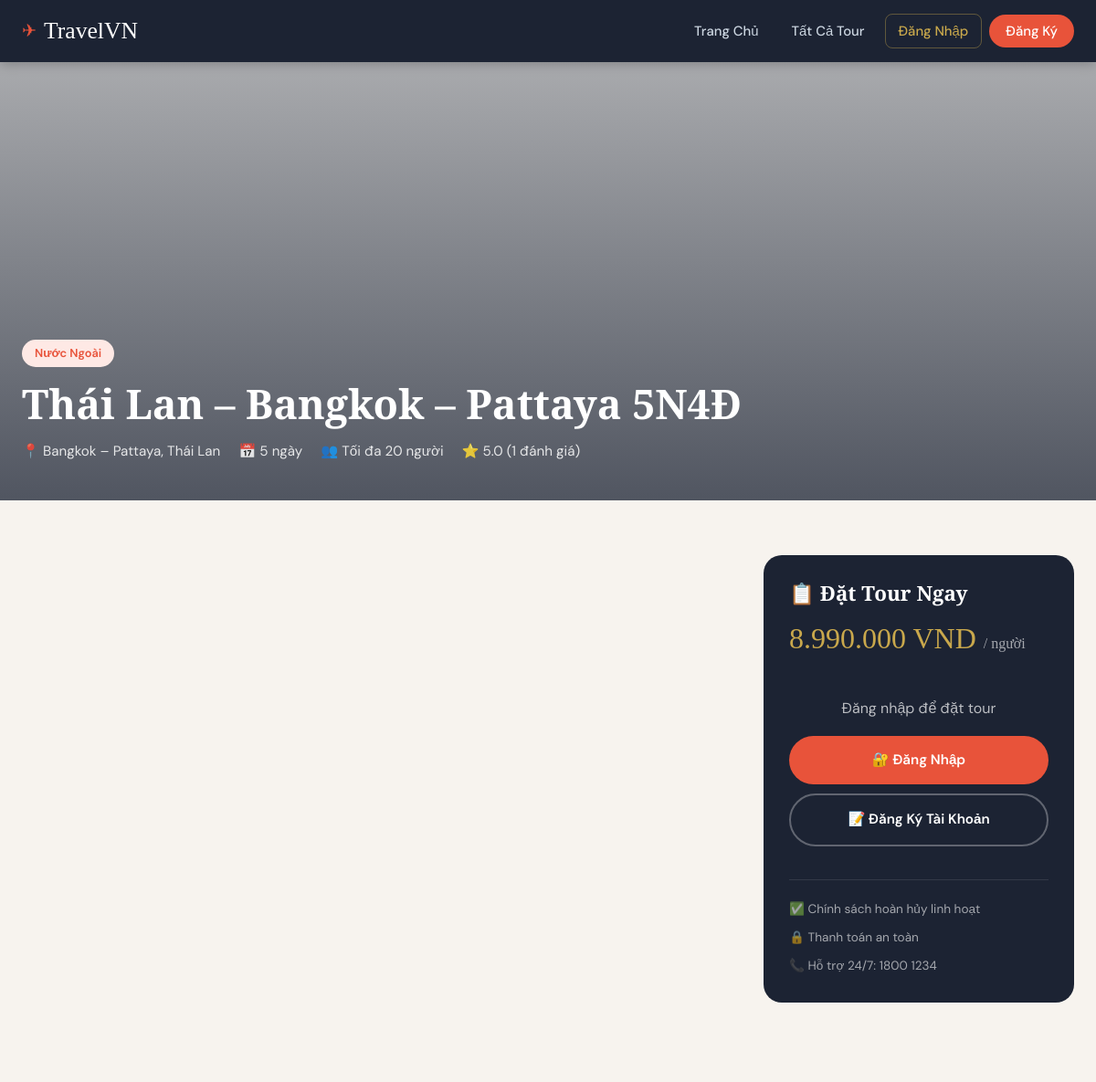
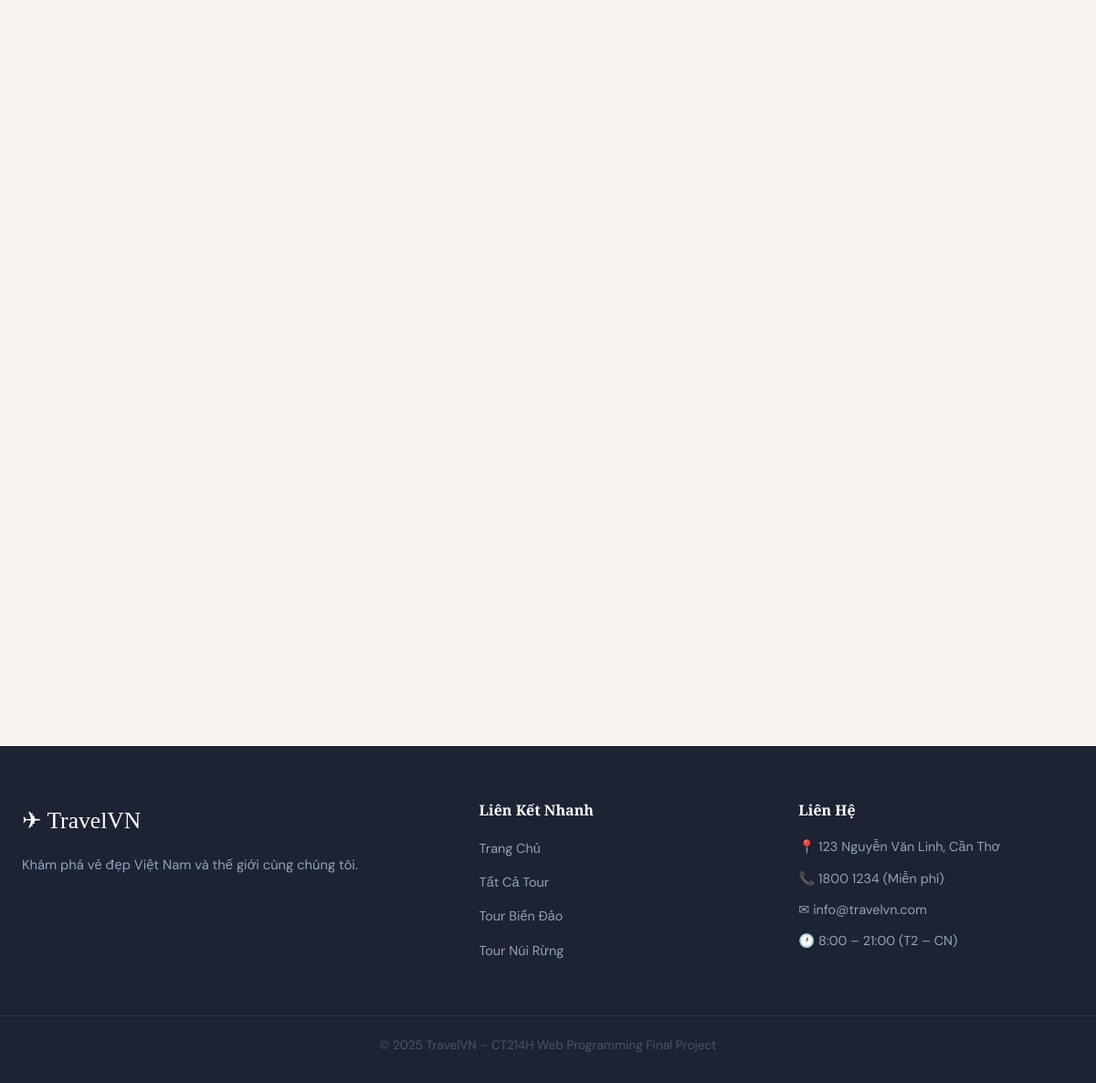
Page /tour-detail.php?id=6 on the committed database (2 pictures, top to bottom).
### tables this page shows
CREATE TABLE tours (
    id INT AUTO_INCREMENT PRIMARY KEY,
    category_id INT NOT NULL,
    name VARCHAR(200) NOT NULL,
    slug VARCHAR(200) NOT NULL UNIQUE,
    description TEXT,
    highlights TEXT,
    itinerary TEXT,
    destination VARCHAR(150) NOT NULL,
    duration_days INT NOT NULL DEFAULT 1,
    price DECIMAL(12,0) NOT NULL,
    max_capacity INT NOT NULL DEFAULT 20,
    current_bookings INT DEFAULT 0,
    image VARCHAR(255) DEFAULT NULL,
    departure_date DATE,
    status ENUM('active', 'inactive', 'full') DEFAULT 'active',
    created_at TIMESTAMP DEFAULT CURRENT_TIMESTAMP,
    FOREIGN KEY (category_id) REFERENCES categories(id) ON DELETE CASCADE
);

CREATE TABLE categories (
    id INT AUTO_INCREMENT PRIMARY KEY,
    name VARCHAR(100) NOT NULL,
    icon VARCHAR(10) DEFAULT '🌍',
    description TEXT,
    created_at TIMESTAMP DEFAULT CURRENT_TIMESTAMP
);

### includes/db-connect.php (called while the page is built, shortened)
<?php
function isLoggedIn() {
    return isset($_SESSION['user_id']);
}
function formatPrice($price) {
    return number_format($price, 0, ',', '.') . ' VND';
}
?>

### tour-detail.php (the view, shortened to what this page needs)
<?php
require_once 'includes/db-connect.php';
$id = intval($_GET['id'] ?? 0);
$stmt = $conn->prepare("
    SELECT t.*, c.name AS cat_name
    FROM tours t JOIN categories c ON c.id = t.category_id
    WHERE t.id = ?
");
$stmt->bind_param('i', $id);
$stmt->execute();
$tour = $stmt->get_result()->fetch_assoc();
$avgRating = $conn->query("SELECT AVG(rating) FROM reviews WHERE tour_id=$id")->fetch_row()[0] ?? 0;
$reviewCount = $conn->query("SELECT COUNT(*) FROM reviews WHERE tour_id=$id")->fetch_row()[0] ?? 0;
$img  = $tour['image'] ? BASE_URL . '/uploads/'.$tour['image'] : 'https://picsum.photos/seed/'.$id.'detail/1200/500';
$left = $tour['max_capacity'] - $tour['current_bookings'];
require_once 'includes/header.php';
?>
<div class="tour-hero">
    <img src="<?= $img ?>" alt="<?= htmlspecialchars($tour['name']) ?>">
    <div class="tour-hero-overlay"></div>
    <div class="tour-hero-content">
        <span class="badge badge-coral"><?= htmlspecialchars($tour['cat_name']) ?></span>
        <h1 style="margin-top:12px;"><?= htmlspecialchars($tour['name']) ?></h1>
        <div class="tour-hero-meta">
            <span>📍 <?= htmlspecialchars($tour['destination']) ?></span>
            <span>📅 <?= $tour['duration_days'] ?> ngày</span>
            <span>👥 Tối đa <?= $tour['max_capacity'] ?> người</span>
            <?php if($reviewCount>0): ?>
                <span>⭐ <?= number_format($avgRating,1) ?> (<?= $reviewCount ?> đánh giá)</span>
            <?php endif; ?>
        </div>
    </div>
</div>
<div class="container">
    <div class="detail-layout">
        <div class="detail-main">
        </div>
        <div class="detail-sidebar">
            <div class="booking-card">
                <h3>📋 Đặt Tour Ngay</h3>
                <div class="price-display">
                    <?= formatPrice($tour['price']) ?>
                    <small>/ người</small>
                </div>
                <?php if ($left <= 0): ?>
                    <div class="alert" style="background:rgba(220,53,69,.15);color:#F88;border:1px solid rgba(220,53,69,.3);">
                        ❌ Tour này đã hết chỗ
                    </div>
                <?php elseif (!isLoggedIn()): ?>
                    <div style="text-align:center;padding:16px 0;">
                        <p style="color:rgba(255,255,255,.7);margin-bottom:16px;">Đăng nhập để đặt tour</p>
                        <a href="login.php?redirect=<?= urlencode($_SERVER['REQUEST_URI']) ?>" class="btn btn-primary" style="width:100%;justify-content:center;">🔐 Đăng Nhập</a>
                        <a href="register.php" class="btn btn-outline" style="width:100%;justify-content:center;margin-top:10px;color:#fff;border-color:rgba(255,255,255,.3);">📝 Đăng Ký Tài Khoản</a>
                    </div>
                <?php endif; ?>
                <div style="margin-top:20px;padding-top:20px;border-top:1px solid rgba(255,255,255,.1);">
                    <div style="display:flex;flex-direction:column;gap:8px;">
                        <div style="font-size:.85rem;color:rgba(255,255,255,.6);">✅ Chính sách hoàn hủy linh hoạt</div>
                        <div style="font-size:.85rem;color:rgba(255,255,255,.6);">🔒 Thanh toán an toàn</div>
                        <div style="font-size:.85rem;color:rgba(255,255,255,.6);">📞 Hỗ trợ 24/7: 1800 1234</div>
                    </div>
                </div>
            </div>
        </div>
    </div>
</div>
<?php require_once 'includes/footer.php'; ?>

### css/style.css (style rules this page uses)
:root { --coral: #E8533A; --coral-dk: #C4402A; --teal: #1A5F7A; --teal-lt: #2980a8; --gold: #C9A84C; --cream: #FDF6ED; --dark: #1C2333; --mid: #4A5568; --light: #F7F3EE; --white: #FFFFFF; --shadow: 0 4px 24px rgba(28,35,51,.10); --shadow-lg:0 12px 40px rgba(28,35,51,.18); --radius: 12px; --radius-lg:20px; --font-head:'Playfair Display', Georgia, serif; --font-body:'DM Sans', Arial, sans-serif; --transition: .25s ease; }
*, *::before, *::after { margin:0; padding:0; box-sizing:border-box; }
html { scroll-behavior:smooth; }
body { background:var(--light); color:var(--dark); font-family:var(--font-body); line-height:1.7; }
a { color:inherit; text-decoration:none; }
img { max-width:100%; display:block; }
h1,h2,h3,h4 { font-family:var(--font-head); color:var(--dark); line-height:1.25; }
h1 { font-size:clamp(2rem,5vw,3.5rem); }
h3 { font-size:1.4rem; }
p { color:var(--mid); margin-bottom:.75em; }
.container { max-width:1240px; margin:0 auto; padding:0 24px; }
.btn { display:inline-flex; align-items:center; gap:8px; padding:14px 30px; border-radius:50px; font-family:var(--font-body); font-weight:600; font-size:.95rem; cursor:pointer; border:none; transition: all var(--transition); }
.btn-primary { background:var(--coral); color:#fff; }
.btn-outline { background:transparent; color:var(--teal); border:2px solid var(--teal); }
.badge { display:inline-block; padding:4px 14px; border-radius:20px; font-size:.8rem; font-weight:600; }
.badge-coral { background:#FEE9E5; color:var(--coral); }
.tour-hero { position:relative; height:480px; overflow:hidden; }
.tour-hero img { width:100%; height:100%; object-fit:cover; }
.tour-hero-overlay { position:absolute; inset:0; background:linear-gradient(to top, rgba(28,35,51,.7) 0%, rgba(28,35,51,.2) 100%); }
.tour-hero-content { position:absolute; bottom:40px; left:50%; transform:translateX(-50%); width:100%; max-width:1240px; padding:0 24px; }
.tour-hero-content h1 { color:#fff; font-size:clamp(1.8rem,4vw,2.8rem); }
.tour-hero-meta { display:flex; gap:20px; flex-wrap:wrap; margin-top:12px; }
.tour-hero-meta span { color:rgba(255,255,255,.85); font-size:.95rem; display:flex; align-items:center; gap:6px; }
.detail-layout { display:grid; grid-template-columns:1fr 340px; gap:36px; padding:60px 0; }
.booking-card { background:var(--dark); border-radius:var(--radius-lg); padding:28px; color:#fff; position:sticky; top:88px; }
.booking-card h3 { color:#fff; }
.price-display { font-family:var(--font-head); font-size:2rem; color:var(--gold); margin:8px 0 20px; }
.price-display small { font-size:1rem; color:rgba(255,255,255,.6); }

### rows in the picture
tours: category.name "Nước Ngoài", name "Thái Lan – Bangkok – Pattaya 5N4Đ", destination "Bangkok – Pattaya, Thái Lan", duration_days "5", max_capacity "20", price "8.990.000 VND"

### other values in the picture
$avgRating "5.0"
$reviewCount "1"
